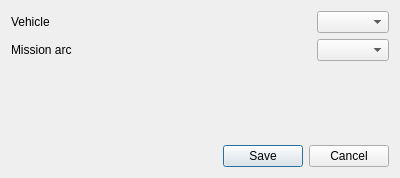
<?xml version="1.0" encoding="UTF-8"?>
<ui version="4.0">
 <class>staExportDialog</class>
 <widget class="QDialog" name="staExportDialog">
  <property name="windowModality">
   <enum>Qt::ApplicationModal</enum>
  </property>
  <property name="geometry">
   <rect>
    <x>0</x>
    <y>0</y>
    <width>400</width>
    <height>178</height>
   </rect>
  </property>
  <property name="windowTitle">
   <string>Export Trajectory</string>
  </property>
  <layout class="QVBoxLayout" name="verticalLayout_2">
   <item>
    <layout class="QVBoxLayout" name="verticalLayout">
     <item>
      <layout class="QGridLayout" name="gridLayout">
       <item row="0" column="0">
        <widget class="QLabel" name="label">
         <property name="text">
          <string>Vehicle</string>
         </property>
        </widget>
       </item>
       <item row="0" column="1">
        <spacer name="horizontalSpacer">
         <property name="orientation">
          <enum>Qt::Horizontal</enum>
         </property>
         <property name="sizeHint" stdset="0">
          <size>
           <width>40</width>
           <height>20</height>
          </size>
         </property>
        </spacer>
       </item>
       <item row="0" column="2">
        <widget class="QComboBox" name="vehicleCombo"/>
       </item>
       <item row="1" column="0">
        <widget class="QLabel" name="label_2">
         <property name="text">
          <string>Mission arc</string>
         </property>
        </widget>
       </item>
       <item row="1" column="1">
        <spacer name="horizontalSpacer_2">
         <property name="orientation">
          <enum>Qt::Horizontal</enum>
         </property>
         <property name="sizeHint" stdset="0">
          <size>
           <width>40</width>
           <height>20</height>
          </size>
         </property>
        </spacer>
       </item>
       <item row="1" column="2">
        <widget class="QComboBox" name="arcCombo"/>
       </item>
      </layout>
     </item>
     <item>
      <spacer name="verticalSpacer">
       <property name="orientation">
        <enum>Qt::Vertical</enum>
       </property>
       <property name="sizeHint" stdset="0">
        <size>
         <width>20</width>
         <height>40</height>
        </size>
       </property>
      </spacer>
     </item>
     <item>
      <widget class="QDialogButtonBox" name="buttonBox">
       <property name="orientation">
        <enum>Qt::Horizontal</enum>
       </property>
       <property name="standardButtons">
        <set>QDialogButtonBox::Cancel|QDialogButtonBox::Save</set>
       </property>
      </widget>
     </item>
    </layout>
   </item>
  </layout>
 </widget>
 <resources/>
 <connections>
  <connection>
   <sender>buttonBox</sender>
   <signal>accepted()</signal>
   <receiver>staExportDialog</receiver>
   <slot>accept()</slot>
   <hints>
    <hint type="sourcelabel">
     <x>248</x>
     <y>254</y>
    </hint>
    <hint type="destinationlabel">
     <x>157</x>
     <y>274</y>
    </hint>
   </hints>
  </connection>
  <connection>
   <sender>buttonBox</sender>
   <signal>rejected()</signal>
   <receiver>staExportDialog</receiver>
   <slot>reject()</slot>
   <hints>
    <hint type="sourcelabel">
     <x>316</x>
     <y>260</y>
    </hint>
    <hint type="destinationlabel">
     <x>286</x>
     <y>274</y>
    </hint>
   </hints>
  </connection>
 </connections>
</ui>
